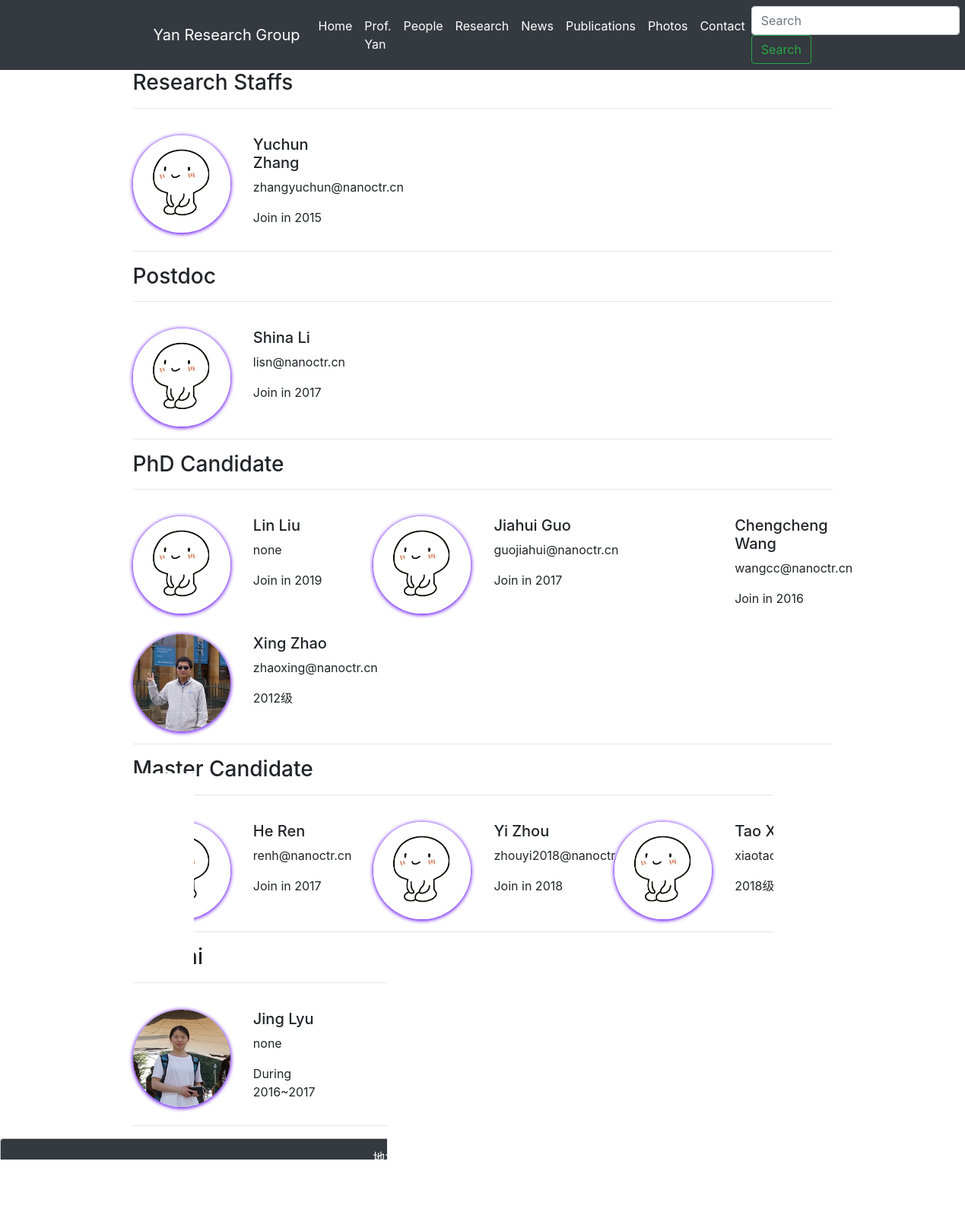
The page /people/ on the database its author committed.
### groupwebsite/models.py (models this page shows, shortened)
class Member_type(models.Model):
    type_name = models.CharField(max_length=20)
    def __str__(self):
        return self.type_name

class Member(models.Model):
    Name = models.CharField(max_length=50)
    Member_type = models.ForeignKey(Member_type, on_delete=models.DO_NOTHING)
    Img = models.ImageField(upload_to='peo_img', null=True, blank=True, verbose_name='照片')
    Email = models.CharField(max_length=50)
    Created_time = models.DateTimeField(auto_now_add=True)
    Introduction = models.TextField()
    class Meta:
        ordering = ('-Created_time',)

### groupwebsite/views.py (the view)
# urls.py: path('people/',views.Type, name = "People"),
def Type(request):
    context = {}
    People_type = Member_type.objects.all()
    context['Members'] = Member.objects.all()
    context['People_types'] = People_type
    return render_to_response('People.html', context)

### groupwebsite/templates/People.html (shortened to what this page needs)
{% extends 'base.html' %}
{% load staticfiles %}
{% block content %}
 {% for People_type in People_types %}
        <div>
           <h3>{{ People_type }}</h3>
        </div>
     <hr>
         <div class="row">
          {% for Member in Members %}
              {% if Member.Member_type == People_type %}
                 <div class="col-4" style="margin-top: 2%">
                    <div class="row">
                      <div class="col-6">
                          {% if Member.Img %}
                          <img src="{{ Member.Img.url }}" style="max-width: 100%; border-radius: 50%;box-shadow: 0px 1px 5px 1px #6610f2;">
                          {% endif %}
                      </div>
                      <div class="col-6">
                          <h5>{{ Member.Name }}</h5>
                          <p>{{ Member.Email }}</p>
                          <p>{{ Member.Introduction }}</p>
                      </div>
                    </div>
                 </div>
              {% endif %}
          {% endfor %}
         </div>
     <hr>
    {% endfor %}
{% endblock %}

### templates/base.html (style rules this page uses)
.main { display: flex; min-height: 100vh; flex-direction: column; }

### rows shown on the page
Member_type: type_name "Research Staffs"
Member: Img (picture), Name "Yuchun Zhang", Email "zhangyuchun@nanoctr.cn", Introduction "Join in 2015"
Member_type: type_name "Postdoc"
Member: Img (picture), Name "Shina Li", Email "lisn@nanoctr.cn", Introduction "Join in 2017"
Member_type: type_name "PhD Candidate"
Member: Img (picture), Name "Lin Liu", Email "none", Introduction "Join in 2019"
Member: Img (picture), Name "Jiahui Guo", Email "guojiahui@nanoctr.cn", Introduction "Join in 2017"
Member: Name "Chengcheng Wang", Email "wangcc@nanoctr.cn", Introduction "Join in 2016"
Member: Img (picture), Name "Xing Zhao", Email "zhaoxing@nanoctr.cn", Introduction "2012级"
Member_type: type_name "Master Candidate"
Member: Img (picture), Name "He Ren", Email "renh@nanoctr.cn", Introduction "Join in 2017"
Member: Img (picture), Name "Yi Zhou", Email "zhouyi2018@nanoctr.cn", Introduction "Join in 2018"
Member: Img (picture), Name "Tao Xiao", Email "xiaotao2018@nanoctr.cn", Introduction "2018级"
Member_type: type_name "Alumni"
Member: Img (picture), Name "Jing Lyu", Email "none", Introduction "During 2016~2017"
